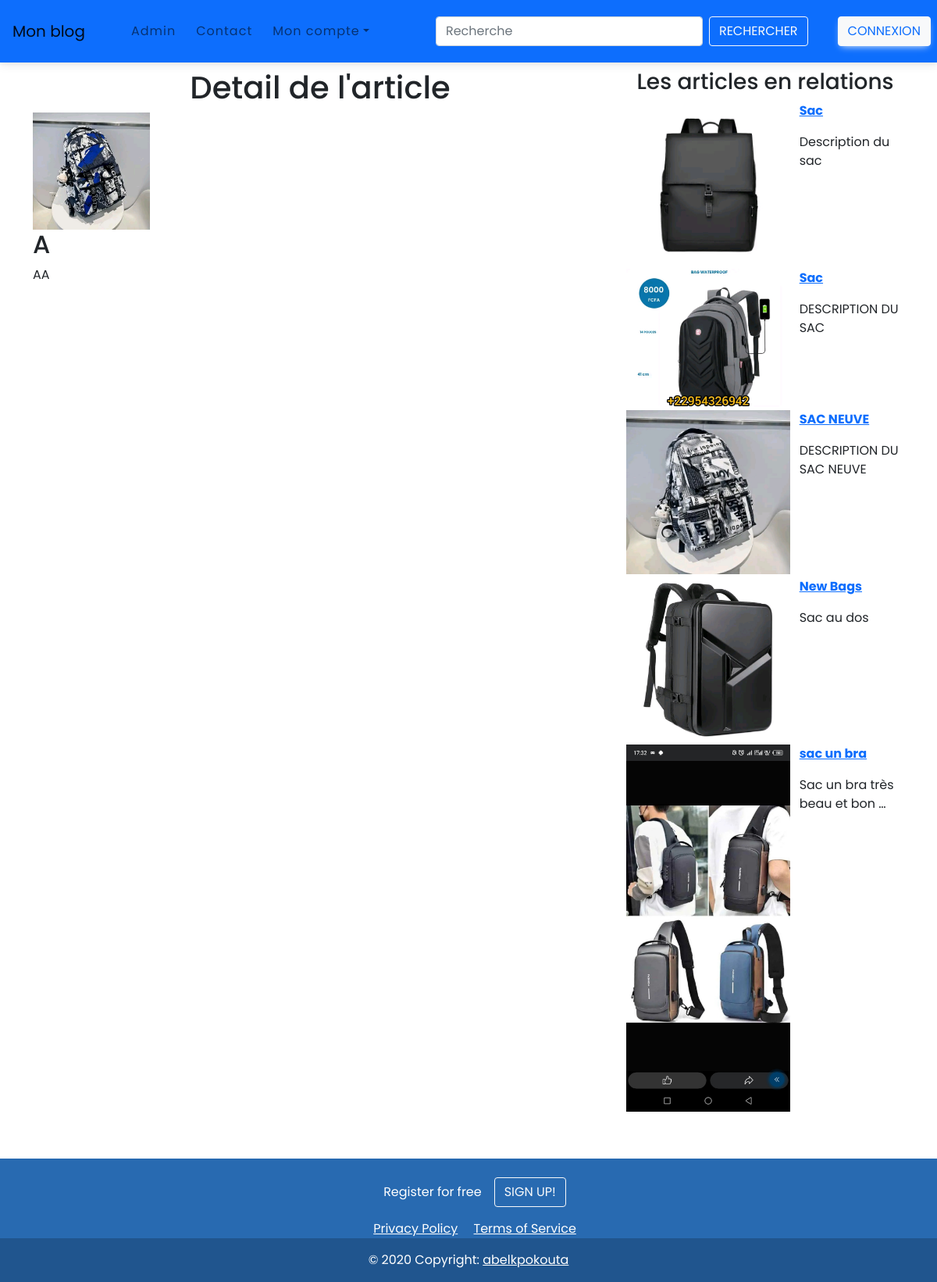
Page /blog/article/info/20/ on the earlier database version.
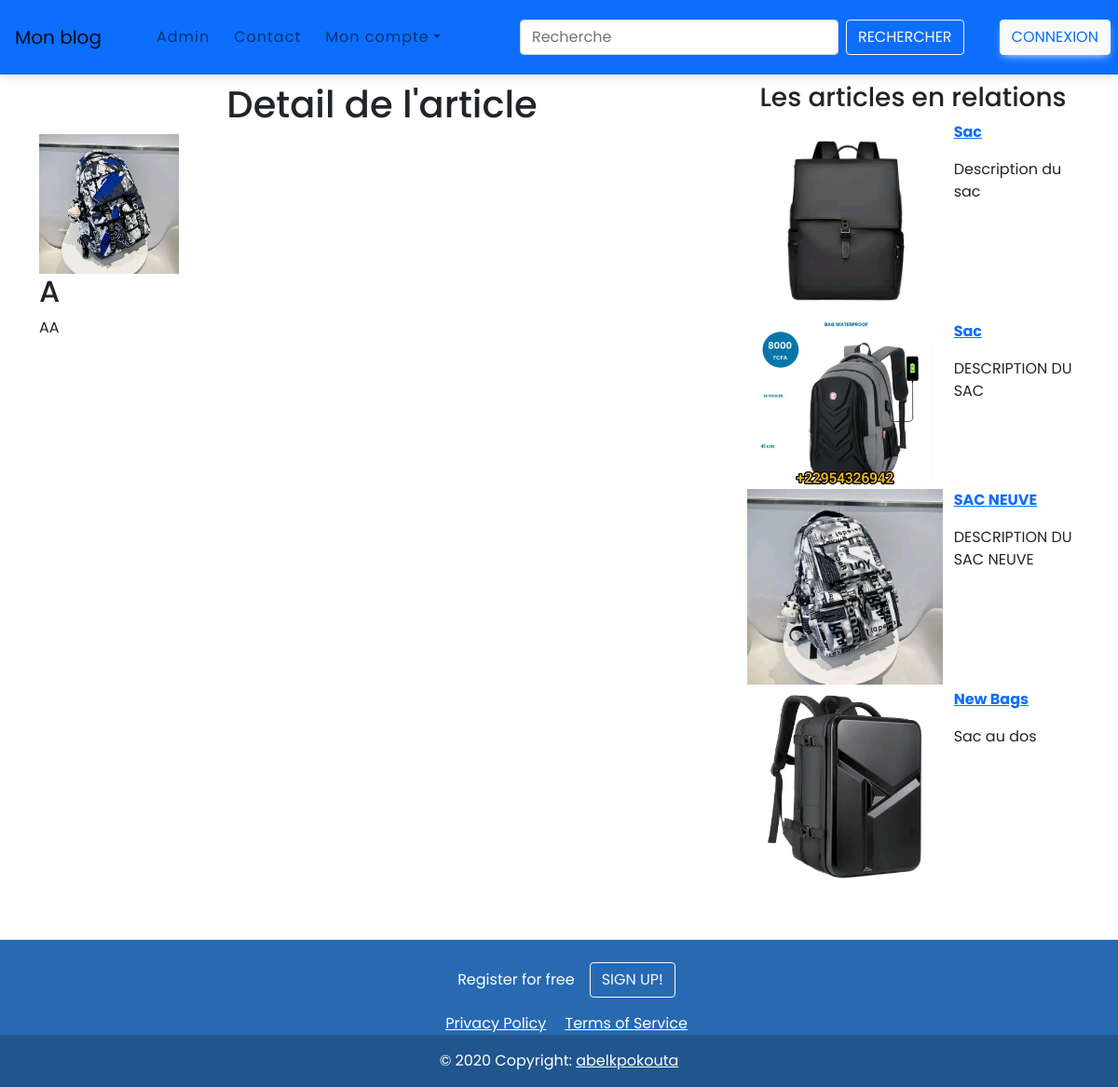
Same page on the later database version.
### blog/models.py (models this page shows, shortened)
class Article(models.Model):
    user=models.ForeignKey(User,on_delete=models.CASCADE,null=True)
    title=models.CharField(max_length=50)
    categorie=models.ForeignKey(Category,on_delete=models.CASCADE)
    description=models.TextField()
    image=models.ImageField(null=True ,blank=True)
    created_at=models.DateTimeField(auto_now_add=True)
    updated_at=models.DateTimeField(auto_now=True)

### blog/views.py (the view)
# urls.py: path("article/info/<int:id_article>/", views.afficher_info_article , name="article_info"),
def afficher_info_article(request , id_article):
    article=Article.objects.get(pk=id_article)
    article_en_relation=Article.objects.filter(categorie=article.categorie)
    return render(request,"blog/article_info.html" , {"article":article , "article_en_relation":article_en_relation})

### blog/templates/blog/article_info.html
{% extends 'blog/navigation_bar.html' %}
{% block contenu %}
<div class="container mb-6">
    <div class="row">
        <div class="col-md-8">
            <h1 class="text-center mt-2">Detail de l'article</h1>
            {% if article.image %}
            <img src="{{ article.image.url }}" alt="Default image" style="max-width: 100%; max-height: 150px;">
            {% else %}
            <img src="/static/images/default_image.jpg" alt="info image" style="max-width: 100%; max-height: 150px;">
            {% endif %}
            <h2>{{article.title}}</h2>
            <p>{{article.description}}</p>
        </div>
        <div class="col-md-4">
            <h3 class="text-center mt-2">Les articles en relations
            </h3>
                {% if article_en_relation %}
                    <div class="row">
                        {% for art_en_rlt in article_en_relation %}
                        {% if art_en_rlt != article %}
                            <div class="container col-md-7 mb-1">
                                <a href="{% url 'blog_site:article_info' art_en_rlt.id %}">
                                    {% if art_en_rlt.image %}
                                    <img src="{{ art_en_rlt.image.url }}" alt="info image" style="max-width: 210px;">
                                    {% else %}
                                    <img src="/static/images/default_image.jpg" alt="info default" style="max-width: 210px;">
                                    {% endif %}
                                </a>
                            </div>
                            <div class="container col-md-5">
                                <p class="card-text" style="color:#007bff ;font-weight: bold;"><a href="{% url 'blog_site:article_info' art_en_rlt.id %}">{{ art_en_rlt.title}}</a></p>
                                <p>{{ art_en_rlt.description|truncatewords:7}}</p>
                            </div>
                        {% endif %}
                        {% endfor %}
                    </div>
                {% else %}
                <div class="container col-md-5 mb-1">
                    Pas d'article en relations ...
                </div>
                {% endif %}
        </div>
    </div>
</div>
{% endblock %}
{% block pied_page %}
{% include 'blog/footer.html' %}
{% endblock %}

Differences in the rows shown:
removed Article: image (picture), title "sac un bra", description "Sac un bra très beau et bon …"
